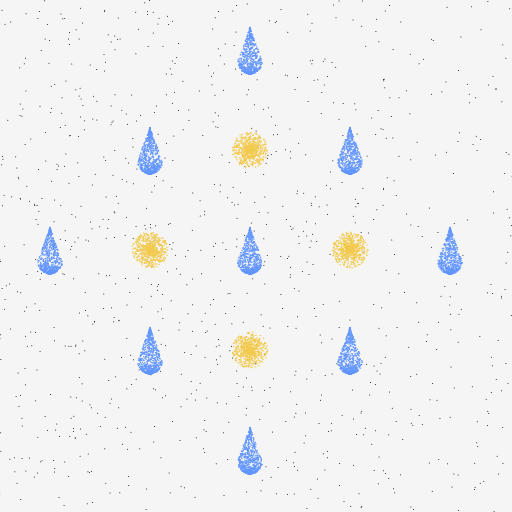
Frame 1 (no input)
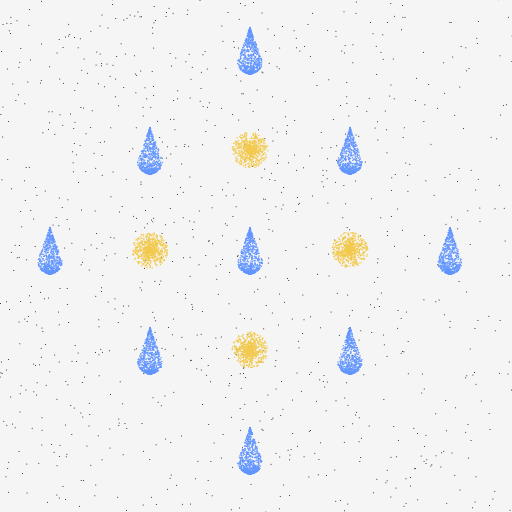
Frame 60 (no input)
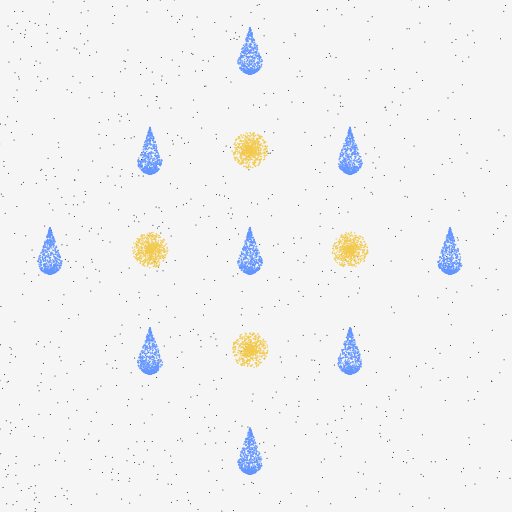
Frame 120 (the mouse pressed at the canvas centre since frame 60)

The p5.js sketch that drew these frames (run headless with seeded random() and noise() and a simulated clock; from frame 60 on, the mouse is pressed at the canvas centre):

// p5.js sketch
// ── sketch.js
/* DN3008 Generative Art, Ashley Hi 2026
 * Week 5 - Randomness & Noise
 * Assignment - Jocelyn Eddy
 */

function setup() {
  createCanvas(512, 512);
  frameRate(20);
  noFill();
}

function draw() {
  background(245, 245, 245);


  stroke(0);
  strokeWeight(1);
  var standardDeviation = 400;
  for (var i = 0; i < 5000; i++) {
    var backDist = randomGaussian(0, standardDeviation);
    var b = createVector(backDist, random(-height, height));
    point(b.x, b.y);
  }
 
  drawRaindrop(350, 350, 25, 45);
  drawRaindrop(350, 150, 25, 45);
  drawRaindrop(450, 250, 25, 45);
  drawRaindrop(250, 250, 25, 45);
  drawRaindrop(250, 50, 25, 45);
  drawRaindrop(250, 450, 25, 45);
  drawRaindrop(50, 250, 25, 45);
  drawRaindrop(150, 350, 25, 45);
  drawRaindrop(150, 150, 25, 45);

  drawCircle(350, 250, 18);
  drawCircle(150, 250, 18);
  drawCircle(250, 150, 18);
  drawCircle(250, 350, 18);
}

function drawRaindrop(x, y, w, h) {
  push();

  stroke(99, 150, 255);
  strokeWeight(1.5);
  for (let i = 0; i < 800; i++) {
    const p = randomInTear(x, y, w, h, 2.5);
    point(p.x, p.y);
  }

  pop();
}

function randomInTear(x, y, w, h, bias = 2) {
  const r = w / 2;
  const top = y - h / 2;      
  const cy = y + h / 4;       
  const bottom = cy + r;      

  const t = 1 - pow(random(), bias);
  const py = lerp(top, bottom, t);

  let halfW;
  if (py < cy) {
    halfW = r * (py - top) / (cy - top);   
  } else {
    halfW = sqrt(r * r - sq(py - cy));    
  }

  return createVector(x + random(-halfW, halfW), py);
}

function drawCircle(x, y, r) {
  push();
  stroke(242, 202, 80);
  strokeWeight(1.5);
  for (let i = 0; i < 800; i++) {
    const p = randomInCircle(x, y, r, 2.5);
    point(p.x, p.y);
  }
  pop();
}

function randomInCircle(x, y, r, bias = 2) {
  const t = pow(random(), bias);
  const angle = random(TWO_PI);
  const radius = sqrt(t) * r;
  return createVector(x + radius * cos(angle), y + radius * sin(angle));
}
